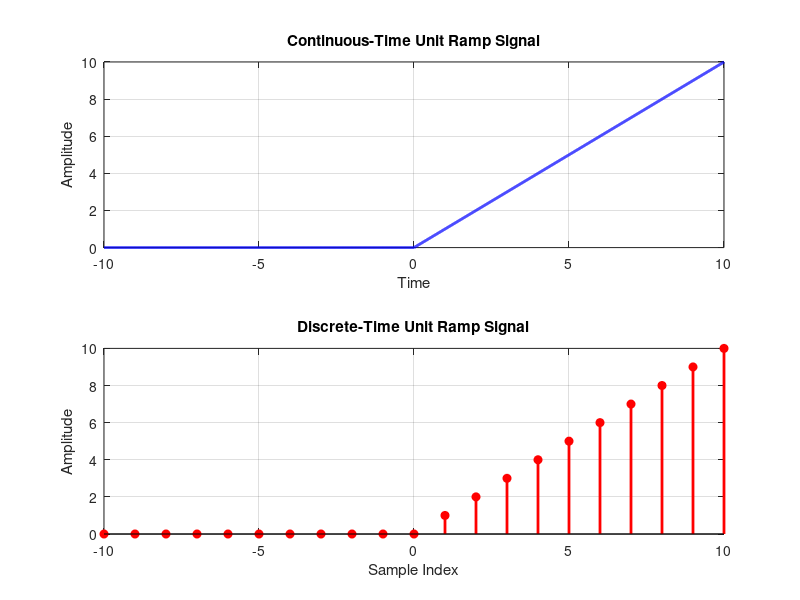

MATLAB code to generate this figure: (Note: this script raises an error after producing the figure.)
% Continuous-time unit ramp signal
t_continuous = -10:0.01:10; % Time vector
x_continuous = t_continuous .* (t_continuous >= 0);

% Discrete-time unit ramp signal
n_discrete = -10:10; % Discrete time indices
x_discrete = n_discrete .* (n_discrete >= 0);

% Plot the continuous-time unit ramp signal
subplot(2, 1, 1);
plot(t_continuous, x_continuous, 'b', 'LineWidth', 2);
title('Continuous-Time Unit Ramp Signal');
xlabel('Time');
ylabel('Amplitude');
grid on;

% Plot the discrete-time unit ramp signal
subplot(2, 1, 2);
stem(n_discrete, x_discrete, 'r', 'filled', 'LineWidth', 2);
title('Discrete-Time Unit Ramp Signal');
xlabel('Sample Index');
ylabel('Amplitude');
grid on;

% Adjust subplot spacing
sgtitle('Continuous and Discrete Unit Ramp Signals');

